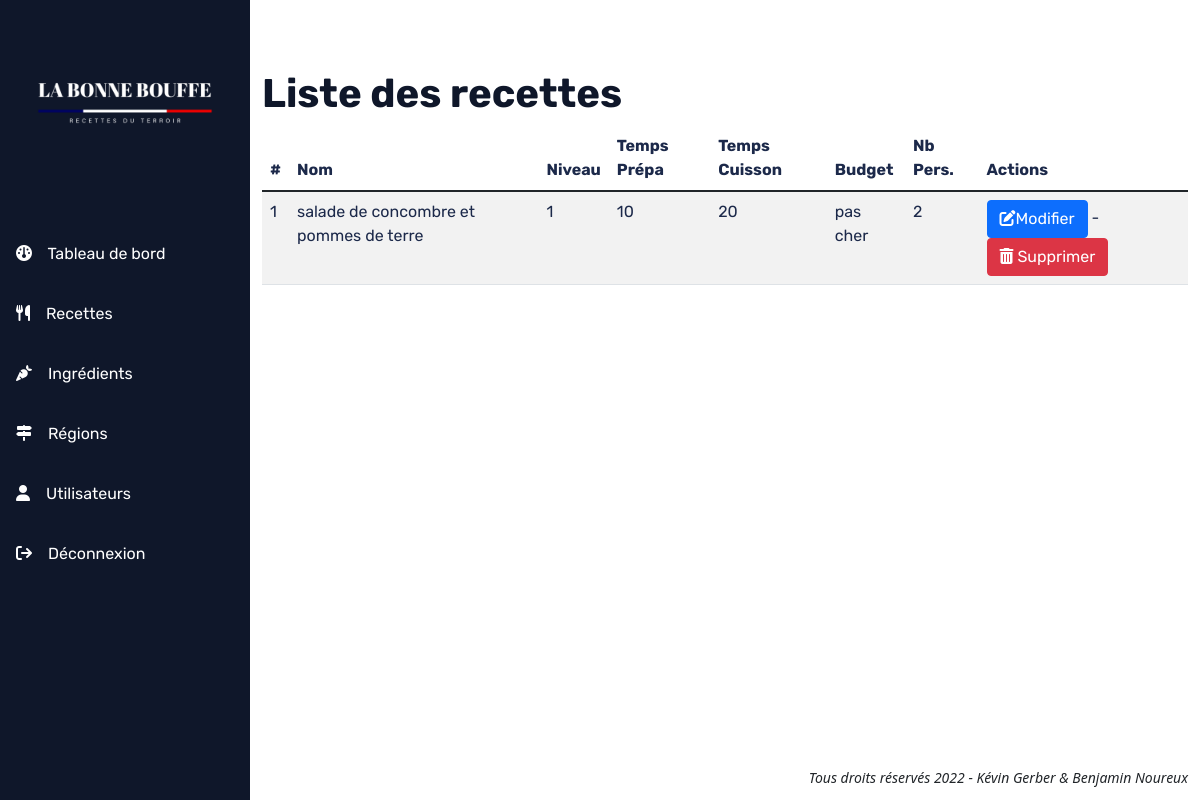
Page /index.php?p=recette (signed in) on the earlier database version.
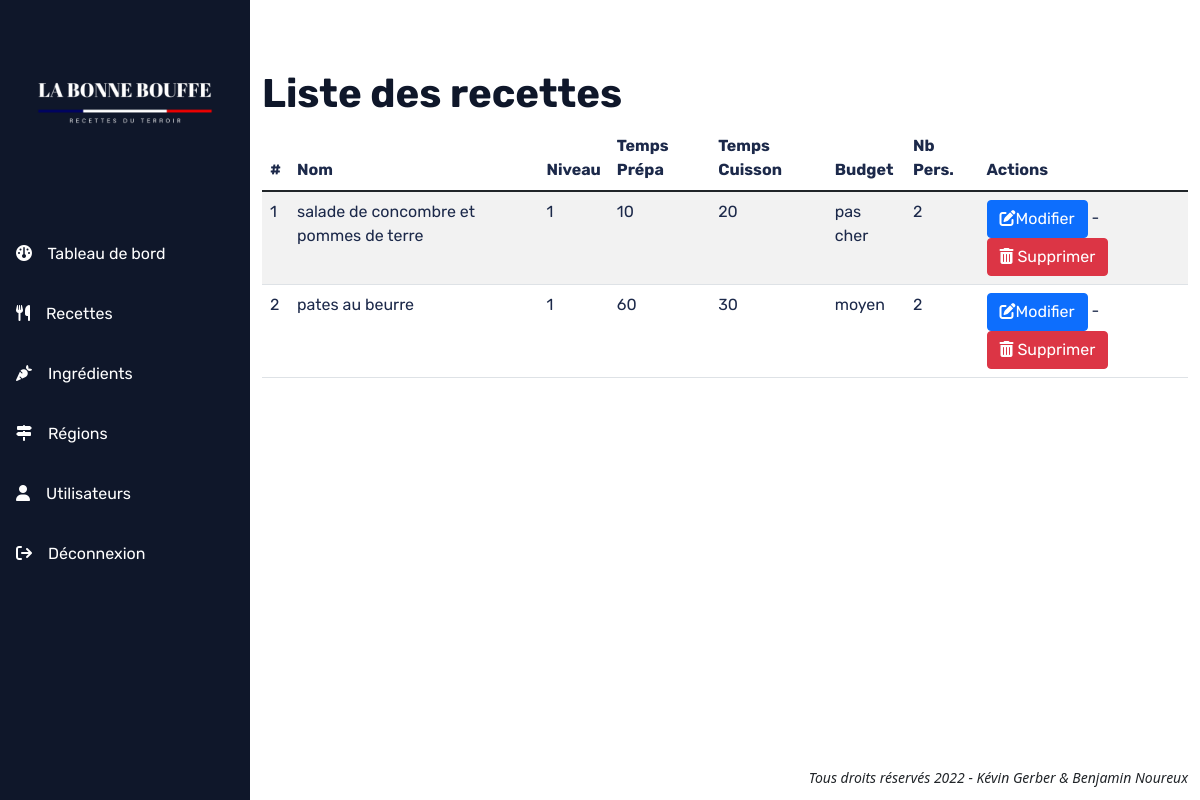
Same page on the later database version.
### tables this page shows
CREATE TABLE `Recette` (
  `id` int NOT NULL,
  `nom` varchar(255) NOT NULL,
  `categorie` enum('entrée','plat','dessert') NOT NULL,
  `niveau` enum('1','2','3') NOT NULL,
  `tpsPrepa` int NOT NULL,
  `tpsCuisson` int NOT NULL,
  `budget` enum('pas cher','moyen','cher') NOT NULL,
  `nbPers` int NOT NULL,
  `etapes` text NOT NULL,
  `utilisateurID` int NOT NULL,
  `regionID` int NOT NULL
);

### src/controller/RecetteController.php (called while the page is built, shortened)
<?php
class RecetteController
{
    private static string $tableName = 'Recette';
    public static function index(): void
    {
        $manager = new RecetteManager();
        $recettes = $manager->getAll(RecetteController::$tableName);
        require_once './src/view/recettes/liste-recettes.php';
    }
}

### src/model/manager/EntityManager.php (called while the page is built, shortened)
<?php
require_once './src/model/entity/Recette.php';
class EntityManager
{
    public function getAll(string $entityName)
    {
        $entities = [];
        $bdd = DbManager::DBConnect();
        $sql = 'SELECT * FROM ' . htmlentities($entityName);
        $requete = $bdd->query($sql);
        $requete->setFetchMode(PDO::FETCH_CLASS, $entityName);
        while ($entity = $requete->fetch()) {
            $entities[] = $entity;
        }
        return $entities;
    }
}

### src/model/entity/Recette.php (called while the page is built, shortened)
<?php
class Recette extends Entity
{
    protected int $id;
    protected string $nom;
    protected int $niveau;
    protected int $tpsPrepa;
    protected int $tpsCuisson;
    protected string $budget;
    protected int $nbPers;
    public function getId(): int
    {
        return $this->id;
    }
    public function getNom(): string
    {
        return $this->nom;
    }
    public function getNiveau(): int
    {
        return $this->niveau;
    }
    public function getTpsPrepa(): int
    {
        return $this->tpsPrepa;
    }
    public function getTpsCuisson(): int
    {
        return $this->tpsCuisson;
    }
    public function getBudget(): string
    {
        return $this->budget;
    }
    public function getNbPers(): int
    {
        return $this->nbPers;
    }
}

### src/view/recettes/liste-recettes.php (the view, shortened to what this page needs)
<main>
    <div class="container-fluid">
        <div class="row">
            <div class="col">
                <h1>Liste des recettes</h1>
                <table class="table table-striped">
                    <thead>
                        <th scope="col">#</th>
                        <th scope="col">Nom</th>
                        <th scope="col">Niveau</th>
                        <th scope="col">Temps Prépa</th>
                        <th scope="col">Temps Cuisson</th>
                        <th scope="col">Budget</th>
                        <th scope="col">Nb Pers.</th>
                        <th scope="col">Actions</th>
                    </thead>
                    <tbody>
                    <?php
                    foreach ($recettes as $recette):
                        ?>
                        <tr>
                            <td><?= $recette->getId(); ?></td>
                            <td><?= $recette->getNom(); ?></td>
                            <td><?= $recette->getNiveau(); ?></td>
                            <td><?= $recette->getTpsPrepa(); ?></td>
                            <td><?= $recette->getTpsCuisson(); ?></td>
                            <td><?= $recette->getBudget(); ?></td>
                            <td><?= $recette->getNbPers(); ?></td>
                            <td>
                                <a class="btn btn-primary" href='./index.php?p=recette&action=edit&id=<?= $recette->getId(); ?>'><i class="fa-solid fa-pen-to-square"></i>Modifier</a> -
                                <a class="btn btn-danger" href='./index.php?p=recette&action=delete&id=<?= $recette->getId(); ?>'><i class="fa-solid fa-trash-can"></i> Supprimer</a>
                            </td>
                        </tr>
                    <?php endforeach; ?>
                    </tbody>
                </table>
            </div>
        </div>
    </div>
</main>

Differences in the rows shown:
added recette: id "2", nom "pates au beurre", niveau "1", tpsPrepa "60", tpsCuisson "30", budget "moyen", nbPers "2"
